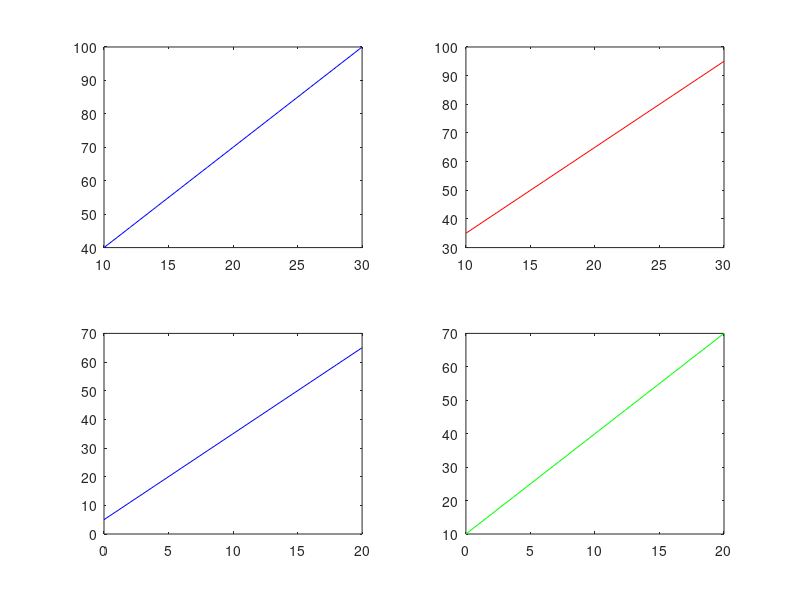

Reproduce this figure in MATLAB.
%y=3x+2 function--------------------------------
t1=0:1:10;
t2=10:1:20;

%Linearity
y=3*t1+5;
z=3*t2+5;
A=y+z;
subplot(2,2,1);
plot(t1+t2,A,'b');
B=3*(t1+t2)+5;
subplot(2,2,2);
plot(t1+t2,B,'r');

%Homogenity
C=3*(2*t1)+5;
subplot(2,2,3);
plot(2*t1,C,'b');
D=2*(3*t1+5);
subplot(2,2,4);
plot(2*t1,D,'g');